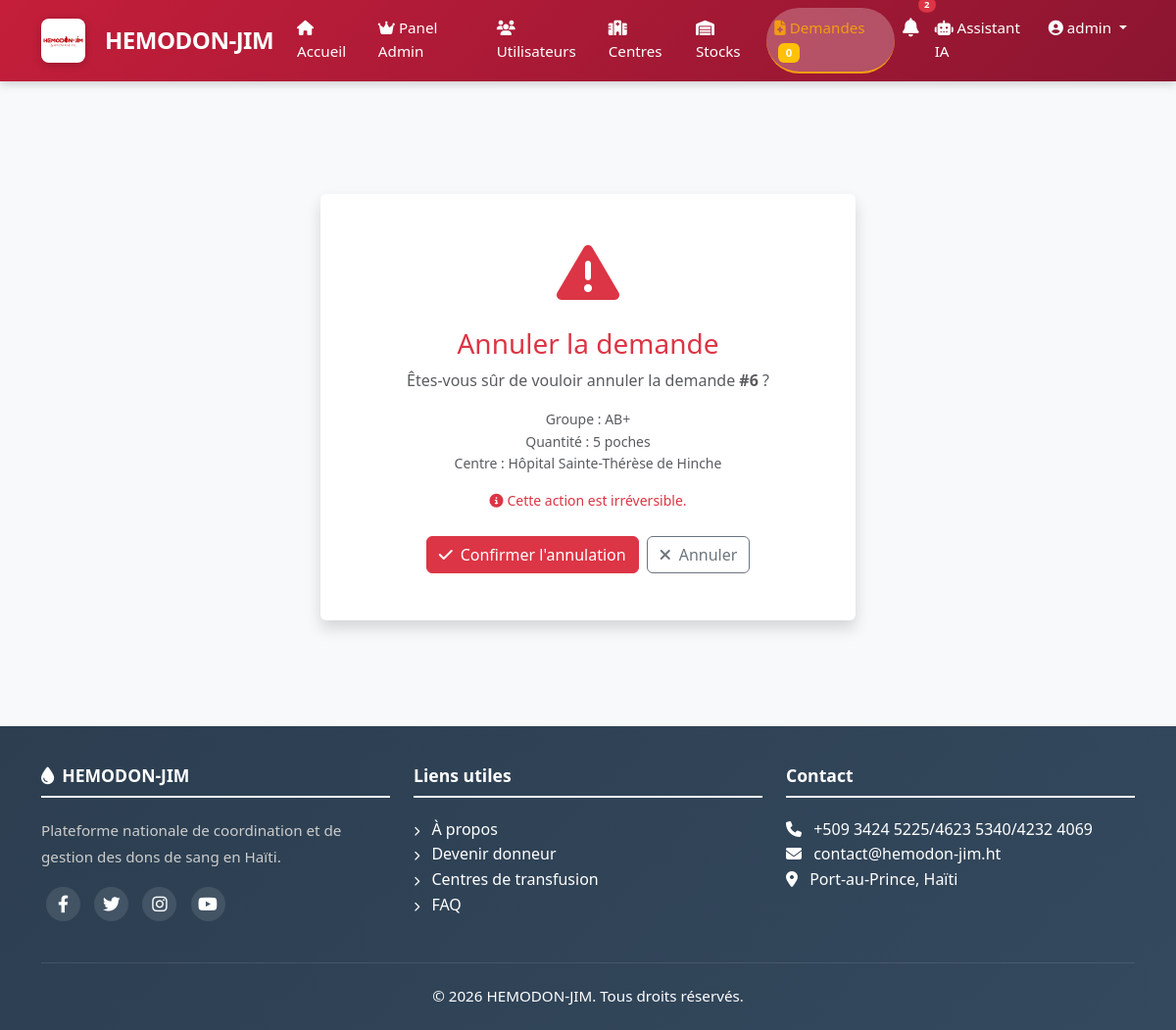
Page /demandes/6/annuler/ (signed in) on the committed database.
### apps/authentification/models.py (models this page shows, shortened)
class User(AbstractUser):
    GROUPE_CHOICES = [
        ('donneur', 'Donneur'),
        ('hospitalier', 'Personnel Hospitalier'),
        ('admin', 'Administrateur'),
        ('pnts', 'PNTS'),
    ]
    GROUPE_SANGUIN_CHOICES = [
        ('A+', 'A+'), ('A-', 'A-'),
        ('B+', 'B+'), ('B-', 'B-'),
        ('AB+', 'AB+'), ('AB-', 'AB-'),
        ('O+', 'O+'), ('O-', 'O-'),
    ]
    groupe = models.CharField(max_length=20, choices=GROUPE_CHOICES, default='donneur')
    telephone = models.CharField(max_length=20, unique=True)
    adresse = models.TextField(blank=True, null=True)
    commune = models.CharField(max_length=100, blank=True, null=True)
    departement = models.CharField(max_length=100, blank=True, null=True)
    date_naissance = models.DateField(null=True, blank=True)
    groupe_sanguin = models.CharField(max_length=3, choices=GROUPE_SANGUIN_CHOICES, blank=True, null=True)
    est_eligible = models.BooleanField(default=True)
    photo = models.ImageField(upload_to='photos/', blank=True, null=True)
    created_at = models.DateTimeField(auto_now_add=True)
    updated_at = models.DateTimeField(auto_now=True)
    class Meta:
        db_table = 'users'
        verbose_name = 'Utilisateur'
        verbose_name_plural = 'Utilisateurs'

### apps/demandes/models.py (models this page shows, shortened)
class Demande(models.Model):
    STATUT_CHOICES = [
        ('en_attente', 'En attente'),
        ('en_cours', 'En cours'),
        ('traitee', 'Traitée'),
        ('urgente', 'Urgente'),
        ('annulee', 'Annulée'),
    ]
    GROUPE_CHOICES = [
        ('A+', 'A+'), ('A-', 'A-'),
        ('B+', 'B+'), ('B-', 'B-'),
        ('AB+', 'AB+'), ('AB-', 'AB-'),
        ('O+', 'O+'), ('O-', 'O-'),
    ]
    demandeur = models.ForeignKey(
        User,
        on_delete=models.CASCADE,
        related_name='demandes'
    )
    centre_source = models.ForeignKey(
        Centre,
        on_delete=models.CASCADE,
        related_name='demandes_sortantes',
        null=True,
        blank=True,
        help_text="Centre qui fait la demande"
    )
    centre_destination = models.ForeignKey(
        Centre,
        on_delete=models.CASCADE,
        related_name='demandes_entrantes',
        help_text="Centre qui recevra le sang"
    )
    groupe_sanguin = models.CharField(max_length=3, choices=GROUPE_CHOICES)
    quantite_necessaire = models.IntegerField(help_text="Nombre de poches nécessaires")
    statut = models.CharField(max_length=20, choices=STATUT_CHOICES, default='en_attente')
    urgence = models.BooleanField(default=False)
    notes = models.TextField(blank=True, null=True)
    date_demande = models.DateTimeField(auto_now_add=True)
    date_traitement = models.DateTimeField(null=True, blank=True)
    created_at = models.DateTimeField(auto_now_add=True)
    updated_at = models.DateTimeField(auto_now=True)
    class Meta:
        db_table = 'demandes'
        verbose_name = 'Demande'
        verbose_name_plural = 'Demandes'
        ordering = ['-date_demande']

### apps/centres/models.py (models this page shows, shortened)
class Centre(models.Model):
    TYPE_CHOICES = [
        ('public', 'Public'),
        ('prive', 'Privé'),
        ('ong', 'ONG'),
    ]
    nom = models.CharField(max_length=200)
    type = models.CharField(max_length=20, choices=TYPE_CHOICES)
    adresse = models.TextField()
    commune = models.CharField(max_length=100)
    departement = models.CharField(max_length=100)
    telephone = models.CharField(max_length=20)
    email = models.EmailField(blank=True, null=True)
    latitude = models.DecimalField(max_digits=9, decimal_places=6, null=True, blank=True)
    longitude = models.DecimalField(max_digits=9, decimal_places=6, null=True, blank=True)
    capacite_journaliere = models.IntegerField(default=50)
    horaires = models.TextField(blank=True, null=True)
    est_actif = models.BooleanField(default=True)
    responsable = models.ForeignKey(
        User,
        on_delete=models.SET_NULL,
        null=True,
        related_name='centre_responsable'
    )
    created_at = models.DateTimeField(auto_now_add=True)
    updated_at = models.DateTimeField(auto_now=True)
    class Meta:
        db_table = 'centres'
        verbose_name = 'Centre'
        verbose_name_plural = 'Centres'

### apps/demandes/views.py (the view, shortened to what this page needs)
# urls.py: path('demandes/<int:demande_id>/annuler/', views.demande_annuler, name='annuler'),
@login_required
def demande_annuler(request, demande_id):
    demande = get_object_or_404(Demande, id=demande_id)
    if request.user != demande.demandeur and request.user.groupe not in ['admin', 'pnts']:
        messages.error(request, "Vous n'avez pas les droits pour annuler cette demande.")
        return redirect('demandes:list')
    context = {
        'demande': demande,
        'title': f'Annuler la demande #{demande.id}',
        'active_page': 'demandes',
    }
    return render(request, 'demandes/confirm_delete.html', context)

### apps/authentification/context_processors.py (called while the page is built)
def user_notifications_count(request):
    count = 0
    if request.user.is_authenticated:
        count = Notification.objects.filter(
            models.Q(pour_tous=True) | models.Q(utilisateurs=request.user),
            est_lue=False
        ).distinct().count()
        print(f"Notifications non lues pour {request.user.username}: {count}")
    return {'user_notifications_count': count}

### apps/demandes/templates/demandes/confirm_delete.html (shortened to what this page needs)
{% extends 'base.html' %}
{% block content %}
<div class="container py-5">
    <div class="row justify-content-center">
        <div class="col-md-6">
            <div class="card border-0 shadow text-center">
                <div class="card-body py-5">
                    <div class="mb-4">
                        <i class="fas fa-exclamation-triangle text-danger" style="font-size: 4rem;"></i>
                    </div>
                    <h3 class="text-danger">Annuler la demande</h3>
                    <p class="text-muted">
                        Êtes-vous sûr de vouloir annuler la demande <strong>#{{ demande.id }}</strong> ?
                    </p>
                    <p class="text-muted small">
                        Groupe : {{ demande.groupe_sanguin }}<br>
                        Quantité : {{ demande.quantite_necessaire }} poches<br>
                        Centre : {{ demande.centre_destination.nom }}
                    </p>
                    <p class="text-danger small">
                        <i class="fas fa-info-circle me-1"></i>Cette action est irréversible.
                    </p>
                    <form method="POST" class="mt-4">
                        <div class="d-flex gap-2 justify-content-center">
                            <button type="submit" class="btn btn-danger">
                                <i class="fas fa-check me-2"></i>Confirmer l'annulation
                            </button>
                            <a href="{% url 'demandes:detail' demande.id %}" class="btn btn-outline-secondary">
                                <i class="fas fa-times me-2"></i>Annuler
                            </a>
                        </div>
                    </form>
                </div>
            </div>
        </div>
    </div>
</div>
{% endblock %}

### templates/partials/header.html (shortened to what this page needs)
{% load static %}
<nav class="navbar navbar-expand-lg navbar-custom fixed-top">
    <div class="container">
        <a class="navbar-brand" href="{% url 'home' %}">
            <img src="{% static 'images/logo/logo1.jpg' %}" alt="HEMODON-JIM" height="40" class="me-2" style="border-radius: 8px;">
            <span>HEMODON-JIM</span>
        </a>
        <div class="collapse navbar-collapse" id="navbarNav">
            <ul class="navbar-nav ms-auto">
                <li class="nav-item">
                    <a class="nav-link {% if request.path == '/' %}active{% endif %}" href="{% url 'home' %}">
                        <i class="fas fa-home"></i> Accueil
                    </a>
                </li>
                {% if user.is_authenticated %}
                    {% if user.is_superuser or user.groupe == 'admin' or user.groupe == 'pnts' %}
                        <li class="nav-item">
                            <a class="nav-link {% if 'admin-panel' in request.path %}active{% endif %}" href="{% url 'app_admin:dashboard' %}">
                                <i class="fas fa-crown"></i> Panel Admin
                            </a>
                        </li>
                        <li class="nav-item">
                            <a class="nav-link" href="{% url 'app_admin:users' %}">
                                <i class="fas fa-users"></i> Utilisateurs
                            </a>
                        </li>
                        <li class="nav-item">
                            <a class="nav-link" href="{% url 'app_admin:centres' %}">
                                <i class="fas fa-hospital"></i> Centres
                            </a>
                        </li>
                        <li class="nav-item">
                            <a class="nav-link {% if 'stocks' in request.path %}active{% endif %}" href="{% url 'stocks:list' %}">
                                <i class="fas fa-warehouse"></i> Stocks
                            </a>
                        </li>
                        <li class="nav-item">
                            <a class="nav-link {% if 'demandes' in request.path %}active{% endif %}" href="{% url 'demandes:toutes' %}">
                                <i class="fas fa-file-medical"></i> Demandes
                                <span class="badge bg-warning ms-1">{{ demandes_urgentes|default:0 }}</span>
                            </a>
                        </li>
                    {% endif %}
                    <li class="nav-item">
                        <a class="nav-link position-relative" href="{% url 'notifications:list' %}">
                            {% if user_notifications_count > 0 %}
                            <span class="position-absolute top-0 start-100 translate-middle badge rounded-pill bg-danger" style="font-size: 0.6rem; margin-top: -3px;">
                                {{ user_notifications_count }}
                            </span>
                            {% endif %}
                        </a>
                    </li>
                    <li class="nav-item">
                        <a class="nav-link" href="{% url 'chatbot:chatbot' %}">
                            <i class="fas fa-robot"></i> Assistant IA
                        </a>
                    </li>
                    <li class="nav-item dropdown">
                        <a class="nav-link dropdown-toggle" href="#" id="userDropdown" role="button" data-bs-toggle="dropdown">
                            <i class="fas fa-user-circle"></i> {{ user.username }}
                        </a>
                    </li>
                {% endif %}
            </ul>
        </div>
    </div>
</nav>

### static/css/style.css (style rules this page uses)
:root { --red-primary: #C41E3A; --red-dark: #8B1530; --red-light: #E53935; --red-very-light: #FFEBEE; --red-gradient: linear-gradient(135deg, #C41E3A 0%, #8B1530 100%); --white: #FFFFFF; --gray-100: #F8F9FA; --gray-200: #E9ECEF; --gray-300: #DEE2E6; --gray-600: #6C757D; --gray-900: #212529; --shadow-sm: 0 2px 10px rgba(0,0,0,0.08); --shadow-md: 0 4px 20px rgba(196,30,58,0.15); --shadow-lg: 0 8px 40px rgba(196,30,58,0.2); --navbar-height: 70px; }
* { margin: 0; padding: 0; box-sizing: border-box; }
html { scroll-behavior: smooth; }
body { font-family: 'Segoe UI', Tahoma, Geneva, Verdana, sans-serif; background: var(--gray-100); color: var(--gray-900); padding-top: var(--navbar-height); line-height: 1.6; }
a { color: var(--red-primary); text-decoration: none; transition: all 0.3s ease; }
.navbar-custom { background: var(--red-gradient) !important; box-shadow: var(--shadow-md); padding: 8px 0; transition: all 0.3s ease; min-height: var(--navbar-height); }
.navbar-custom .navbar-brand { display: flex; align-items: center; gap: 12px; color: white !important; font-weight: 800; font-size: 1.6rem; letter-spacing: -0.5px; }
.navbar-custom .navbar-brand img { height: 45px; width: auto; border-radius: 8px; transition: transform 0.3s ease; box-shadow: 0 2px 8px rgba(0,0,0,0.2); }
.navbar-custom .nav-link { color: rgba(255, 255, 255, 0.9) !important; font-weight: 500; padding: 8px 18px; border-radius: 50px; transition: all 0.3s ease; font-size: 0.95rem; }
.navbar-custom .nav-link.active { color: white !important; background: rgba(255, 255, 255, 0.25); }

### templates/base.html (style rules this page uses)
body { font-family: 'Segoe UI', Tahoma, Geneva, Verdana, sans-serif; background-color: #f8f9fa; margin-top: 80px; min-height: 100vh; display: flex; flex-direction: column; }
.navbar-custom { background: linear-gradient(135deg, #c0392b, #e74c3c); box-shadow: 0 2px 10px rgba(0,0,0,0.2); }
.navbar-custom .navbar-brand { font-weight: bold; color: white !important; font-size: 1.5rem; }
.navbar-custom .nav-link { color: white !important; font-weight: 500; transition: all 0.3s; }
.navbar-custom .nav-link.active { color: #f39c12 !important; border-bottom: 2px solid #f39c12; }

### rows in the picture
User: username "admin"
Demande: id "6", groupe_sanguin "AB+", quantite_necessaire "5", centre_destination.nom "Hôpital Sainte-Thérèse de Hinche"

### other values in the picture
{{ demandes_urgentes|default:0 }} "0"
{{ user_notifications_count }} "2"
